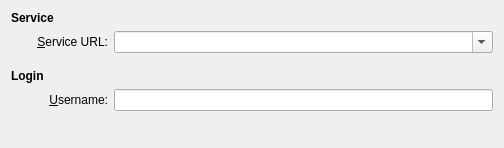
<?xml version="1.0" encoding="UTF-8"?>
<ui version="4.0">
 <class>ConfigurationWidget</class>
 <widget class="QWidget" name="ConfigurationWidget">
  <property name="geometry">
   <rect>
    <x>0</x>
    <y>0</y>
    <width>504</width>
    <height>148</height>
   </rect>
  </property>
  <layout class="QGridLayout" name="gridLayout">
   <item row="3" column="0" colspan="2">
    <widget class="QLabel" name="label_6">
     <property name="font">
      <font>
       <weight>75</weight>
       <bold>true</bold>
      </font>
     </property>
     <property name="text">
      <string>Login</string>
     </property>
    </widget>
   </item>
   <item row="6" column="0">
    <spacer name="verticalSpacer">
     <property name="orientation">
      <enum>Qt::Vertical</enum>
     </property>
     <property name="sizeHint" stdset="0">
      <size>
       <width>20</width>
       <height>0</height>
      </size>
     </property>
    </spacer>
   </item>
   <item row="5" column="1">
    <spacer name="verticalSpacer_2">
     <property name="orientation">
      <enum>Qt::Vertical</enum>
     </property>
     <property name="sizeType">
      <enum>QSizePolicy::Fixed</enum>
     </property>
     <property name="sizeHint" stdset="0">
      <size>
       <width>20</width>
       <height>10</height>
      </size>
     </property>
    </spacer>
   </item>
   <item row="0" column="0" colspan="2">
    <widget class="QLabel" name="label_8">
     <property name="font">
      <font>
       <weight>75</weight>
       <bold>true</bold>
      </font>
     </property>
     <property name="text">
      <string>Service</string>
     </property>
    </widget>
   </item>
   <item row="4" column="1">
    <widget class="QLabel" name="label">
     <property name="text">
      <string comment="login identify for blog account">&amp;Username:</string>
     </property>
     <property name="alignment">
      <set>Qt::AlignRight|Qt::AlignTrailing|Qt::AlignVCenter</set>
     </property>
     <property name="buddy">
      <cstring>kcfg_Username</cstring>
     </property>
    </widget>
   </item>
   <item row="4" column="2">
    <widget class="KLineEdit" name="kcfg_Username"/>
   </item>
   <item row="1" column="1">
    <widget class="QLabel" name="label_9">
     <property name="text">
      <string>&amp;Service URL:</string>
     </property>
     <property name="alignment">
      <set>Qt::AlignRight|Qt::AlignTrailing|Qt::AlignVCenter</set>
     </property>
     <property name="buddy">
      <cstring>kcfg_ServiceUrl</cstring>
     </property>
    </widget>
   </item>
   <item row="2" column="1">
    <spacer name="verticalSpacer_3">
     <property name="orientation">
      <enum>Qt::Vertical</enum>
     </property>
     <property name="sizeType">
      <enum>QSizePolicy::Fixed</enum>
     </property>
     <property name="sizeHint" stdset="0">
      <size>
       <width>20</width>
       <height>10</height>
      </size>
     </property>
    </spacer>
   </item>
   <item row="1" column="2">
    <widget class="KComboBox" name="kcfg_ServiceUrl">
     <property name="editable">
      <bool>true</bool>
     </property>
    </widget>
   </item>
  </layout>
 </widget>
 <customwidgets>
  <customwidget>
   <class>KLineEdit</class>
   <extends>QLineEdit</extends>
   <header>klineedit.h</header>
  </customwidget>
  <customwidget>
   <class>KComboBox</class>
   <extends>QComboBox</extends>
   <header>kcombobox.h</header>
  </customwidget>
 </customwidgets>
 <tabstops>
  <tabstop>kcfg_ServiceUrl</tabstop>
  <tabstop>kcfg_Username</tabstop>
 </tabstops>
 <resources/>
 <connections/>
</ui>
